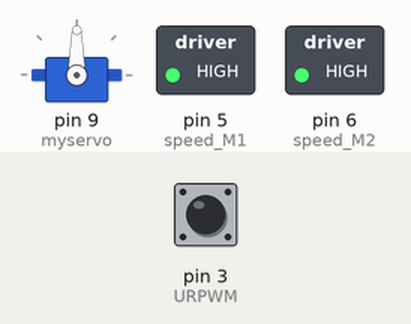
Simulated run of this sketch. Board: Arduino Uno, built with avr-gcc and run on an emulated ATmega328P. Shown: servo, switched loads named in the sketch (green lamp = pin HIGH). Inputs (shaded band) come from the test bench; at power-on: pin 3 (URPWM) LOW. Pins used as bus, display or sensor lines are not drawn; what the sketch prints to the serial monitor is not drawn.

Above: at 2.2 s.
2.3 s: pin 3 (URPWM) pulsed HIGH 5 times (0.12 s each, 0.3 s apart)
At 4.65 s:
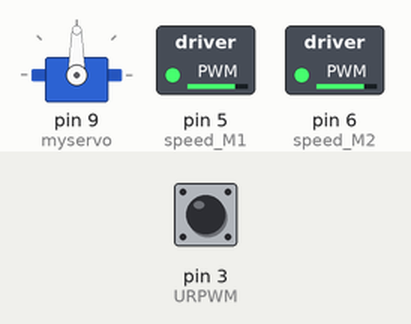
6.8 s: pin 3 (URPWM) pulsed HIGH 5 times (0.12 s each, 0.3 s apart)
At 7.8 s:
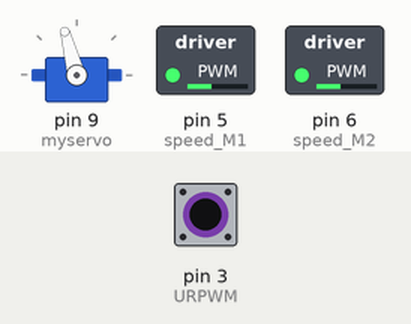
At 8.6 s:
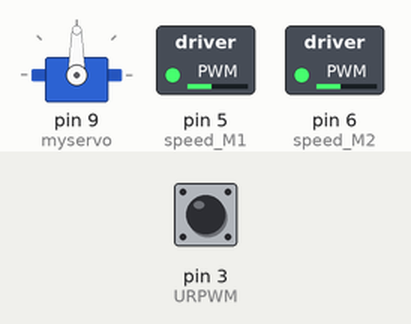
Timing chart, 0 to 15.8 s (numbered marks = the images above; inputs shaded):
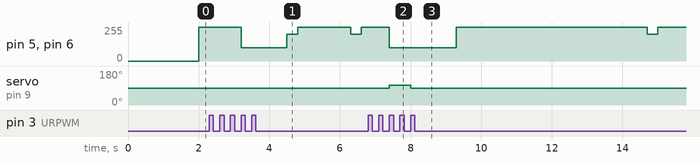

The sketch:

AutonomousCodeOriginal.ino
```cpp
#include <Servo.h>
#include <Metro.h>

Metro measureDistance = Metro(50);
Metro sweepServo = Metro(20);

int speed_M1 = 5;     //M1 Speed Control
int speed_M2 = 6;     //M2 Speed Control
int direction_M1 = 4;     //M1 Direction Control
int direction_M2 = 7;     //M2 Direction Control
unsigned long actualDistance = 0;

Servo myservo;  // create servo object to control a servo
int pos = 60;
int sweepFlag = 1;

int URPWM = 3; // PWM Output 0－25000US，Every 50US represent 1cmk
int URTRIG = 10; // PWM trigger pin
uint8_t EnPwmCmd[4] = {0x44, 0x02, 0xbb, 0x01}; // distance measure command

void setup(){                                 // Serial initialization
  myservo.attach(9);
  Serial.begin(9600);                         // Set the baud rate to 9600
  SensorSetup();
  delay(1000);
}

void loop() {
  if (measureDistance.check() == 1) {
    actualDistance = MeasureDistance();
//    Serial.println(actualDistance);
//    delay(100);
  }

  if (sweepServo.check() == 1) {
    servoSweep();
  }

  /*
   * In this decision tree the robot will continue to move forwards unless it encounters an obstacle
   * If an obstacle is detected it will reverse and turn right or reverse and turn left.
   */
  if (actualDistance <= 30) {             //alter this value to change sensor sensitivity
    myservo.write(90);
    if (pos >= 90) {
      reverse(200, 200);
      Serial.println("reverse");
      delay(300);
      turnRight(255, 255);             //alter these values to change right turn speed
      Serial.println("turnRight");
      delay(500);
    } else {
      reverse(255, 255);                  //alter these values to change reverse speed
      Serial.println("reverse");
      delay(300);
      turnLeft(255, 255);              //alter these values to change left turn speed
      Serial.println("turnLeft");
      delay(500);
    }
  } else {
    forwards(100, 100);                 //alter these values to change forward speed
    Serial.println("forwards");
    delay(300);
  }
}

void SensorSetup() {
  pinMode(URTRIG, OUTPUT);                    // A low pull on pin COMP/TRIG
  digitalWrite(URTRIG, HIGH);                 // Set to HIGH
  pinMode(URPWM, INPUT);                      // Sending Enable PWM mode command
  for (int i = 0; i < 4; i++) {
    Serial.write(EnPwmCmd[i]);
  }
}


/*
 * Measures the distance.
 * LOW pull on COMP/TRIG (pin 6 on sensor) will trigger the sensor reading
 * When HIGH the pin will output pulses
 */
int MeasureDistance() {
  digitalWrite(URTRIG, LOW);
  digitalWrite(URTRIG, HIGH);
  unsigned long distance = pulseIn(URPWM, LOW);
  if (distance == 1000) {          // the reading is invalid.
    Serial.print("Invalid");
  } else {
    distance = distance / 50;       // every 50us low level stands for 1cm
  }
  return distance;
}

/*
 * The following control the movement of the car based on what the direction pins are set to.
 * We have to set the direction for M1 and M2.
 * Setting it to HIGH will cause the wheels to advance and LOW will cause to reverse.
 */

//Tells the car to stop all wheels
void carStop() {
  digitalWrite(speed_M2, 0);
  digitalWrite(direction_M1, LOW);
  digitalWrite(speed_M1, 0);
  digitalWrite(direction_M2, LOW);
}

//Tells the car to go backwards using speed passed in loop
void reverse(int leftSpeed, int rightSpeed) {
  analogWrite (speed_M2, leftSpeed);             //PWM Speed Control
  digitalWrite(direction_M1, LOW);              //set LOW to reverse or HIGH to advance
  analogWrite (speed_M1, rightSpeed);
  digitalWrite(direction_M2, HIGH);
}

//Tells the car to go forwards using speed passed in loop
void forwards(int leftSpeed, int rightSpeed) {
  analogWrite (speed_M2, leftSpeed);
  digitalWrite(direction_M1, HIGH);
  analogWrite (speed_M1, rightSpeed);
  digitalWrite(direction_M2, LOW);
}

//Tells the car to turn left using speed passed in loop
void turnLeft(int leftSpeed, int rightSpeed) {
  analogWrite (speed_M2, leftSpeed);
  digitalWrite(direction_M1, HIGH);
  analogWrite (speed_M1, rightSpeed);
  digitalWrite(direction_M2, HIGH);
}

//Tells the car to turn right using speed passed in loop
void turnRight(int leftSpeed, int rightSpeed) {
  analogWrite (speed_M2, leftSpeed);
  digitalWrite(direction_M1, LOW);
  analogWrite (speed_M1, rightSpeed);
  digitalWrite(direction_M2, LOW);
}


//sweeps the servo to find obstacles
void servoSweep()
{
  if (sweepFlag) {
    if (pos >= 60 && pos <= 120) {
      pos = pos + 15;                              // in steps of 1 degree
      myservo.write(pos);                         // tell servo to go to position in variable 'pos'
    }
    if (pos > 119)  sweepFlag = false;                    // assign the variable again
  }
  else {
    if (pos >= 60 && pos <= 120) {
      pos = pos - 15;
      myservo.write(pos);
    }
    if (pos < 61)  sweepFlag = true;
  }

}
```

Measured:
- after the input at 6.8 s, servo on pin 9 (myservo): 90° → 105° after 0.60 s, → 90° 0.60 s later
